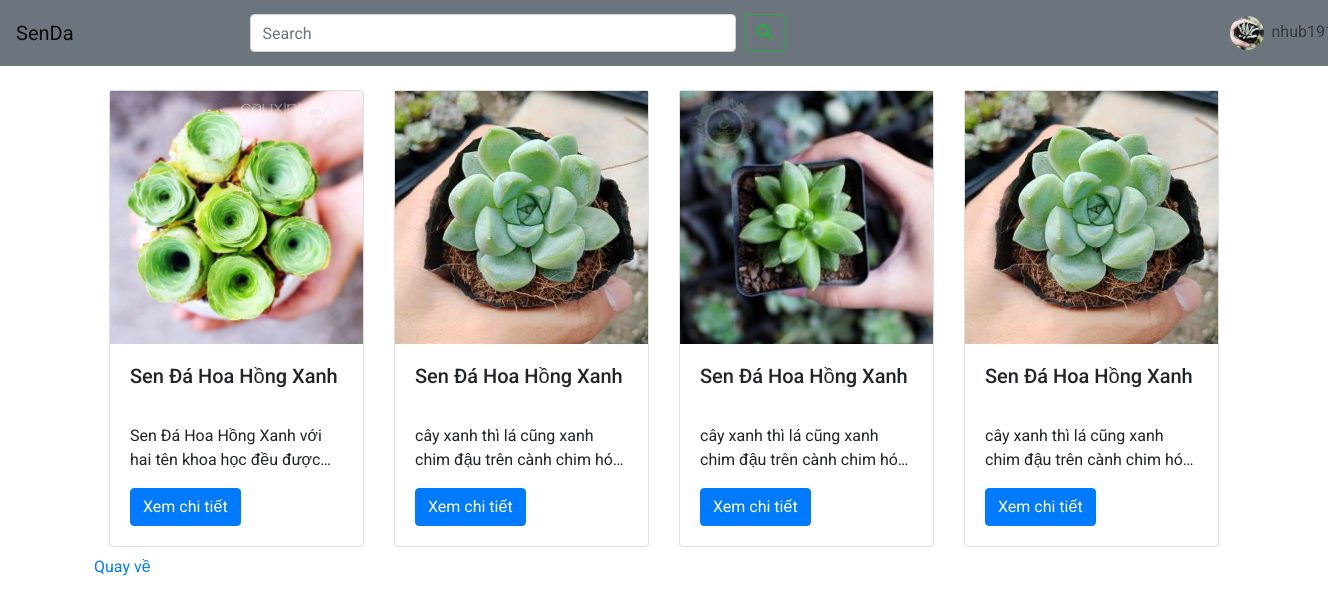
Page /app/pages/home.php?ten=Sen Đá Hoa Hồng Xanh (signed in) on the committed database.
### tables this page shows
CREATE TABLE `user` (
  `id` int(10) UNSIGNED NOT NULL,
  `username` varchar(50) NOT NULL,
  `password` varchar(50) NOT NULL,
  `avt` varchar(255) NOT NULL
);

CREATE TABLE `senda` (
  `id` int(5) UNSIGNED NOT NULL,
  `avt` varchar(255) NOT NULL,
  `ten` varchar(20) NOT NULL,
  `mau_sac` varchar(255) NOT NULL,
  `kich_thuoc` text NOT NULL,
  `hinh_dang` varchar(255) NOT NULL,
  `dac_tinh` text NOT NULL,
  `y_nghia` text NOT NULL
);

### app/curd/executeUser.php (called while the page is built, shortened)
<?php
function findUser($username)
{
    require "../config/connect.php";
    $sql = "SELECT * FROM `user` WHERE `username` = '$username'";
    $result = $conn->query($sql);
    if ($result) {
        $data = $result->fetch_assoc();
    }
    return $data;
}

### app/curd/search.php (the view, shortened to what this page needs)
<?php
function showSearch($data)
{
    require "../config/connect.php";
    $sql = "SELECT * FROM senda WHERE ten like '%$data%' ";
    $result = $conn->query($sql);
    if ($result->num_rows > 0) {
        while ($row = $result->fetch_assoc()) {
            echo '
                    <div class="col-lg-3 col-md-12 mb-2">
                        <div class="card card-' . $row['id'] . '">
                            <img src=" ' . $row['avt'] . '" class="img-fuild" style="height:20%" alt=" ' . $row['ten'] . '">
                            <div class="card-body">
                                <h5 class="card-title text-fix-title"> ' . $row['ten'] . ' </h5>
                                <p class="card-text text-fix">' . $row['dac_tinh'] . '</p>
                                <a href="detail.php?id=' . $row['id'] . '" class="btn btn-primary">Xem chi tiết</a>
                            </div>
                        </div>
                    </div>
                ';
        }
        echo '<div class="row">
                    <div class="col-md-12 col-lg-12 text-center "><p class=""><a href="home.php">Quay về</a></p></div>
            </div>';
    } else {
        echo '<p>Không có kêt quả cần tìm <a href="home.php">Quay về</a></p>';
    }
}

### app/pages/home.php (shortened to what this page needs)
<?php
require("../../bootstrap.php");
require('../curd/executeUser.php');
if (isset($_COOKIE['user'])) {
    $user = findUser($_COOKIE['user']);
    $avt = $user['avt'];
}
?>
<!DOCTYPE html>
<html lang="en">
<head>
    <link rel="stylesheet" href="../../assets/css/style.css">
    <link rel="stylesheet" href="../../assets/icon/fontawesome-free-6.0.0-web/css/all.min.css">
</head>
<body>
    <div class="container-fuild">
        <nav class="navbar navbar-expand-lg navbar-light bg-secondary">
            <a class="navbar-brand" href="home.php">SenDa</a>
            <form class="form-inline my-2 my-lg-0 ml-16 w-75" action="home.php?ten" method="get">
                <input class="form-control mr-sm-2 mw-custom" type="search" placeholder="Search" aria-label="Search" name="ten" id="search">
                <button class="icon-search btn btn-outline-success my-2 my-sm-0" type="submit">
                    <i class="fa-solid fa-magnifying-glass"></i></button>
            </form>
            <div class="collapse navbar-collapse" id="navbarSupportedContent">
                <ul class="navbar-nav mr-3">
                    <?php if (isset($_COOKIE['user'])) { ?>
                        <li class="nav-item dropdown">
                            <a class="nav-link dropdown-toggle" style="width: 50px;" href="#" id="navbarDropdown" role="button" data-toggle="dropdown" aria-expanded="false">
                                <img class="rounded-circle w-100 mr-2" src="<?php echo $avt ? $avt : "../../assets/avt/default.png" ?>" alt="avt"><?php echo $_COOKIE['user'] ?>
                            </a>
                        </li>
                    <?php } else  echo '<a class="btn btn-info" href="welcome.php">Đăng nhập</a>' ?>
                </ul>
            </div>
        </nav>
    </div>
    <div class="container">
        <div class="mt-4">
            <div class="row">
                <?php
                require('../curd/search.php');
                if (isset($_GET['ten'])) {
                    $data = $_GET['ten'];
                    showSearch($data);
                } else {
                    showAll();
                }
                ?>
            </div>
        </div>
    </div>
</body>
</html>

### assets/css/style.css (style rules this page uses)
body { font-family: "Roboto", sans-serif; }
.ml-16 { margin-left: 10rem; }
.mw-custom { width: 50% !important; }
.text-fix-title { min-height: 3rem; }
.text-fix { overflow: hidden; text-overflow: ellipsis; display: -webkit-box; -webkit-line-clamp: 2; -webkit-box-orient: vertical; }

### rows in the picture
user: avt (picture)
senda: avt (picture), ten "Sen Đá Hoa Hồng Xanh", dac_tinh "Sen Đá Hoa Hồng Xanh với hai tên khoa học đều…"
senda: avt (picture), ten "Sen Đá Hoa Hồng Xanh", dac_tinh "cây xanh thì lá cũng xanh chim đậu trên cành chim…"
senda: avt (picture), ten "Sen Đá Hoa Hồng Xanh", dac_tinh "cây xanh thì lá cũng xanh chim đậu trên cành chim…"
senda: avt (picture), ten "Sen Đá Hoa Hồng Xanh", dac_tinh "cây xanh thì lá cũng xanh chim đậu trên cành chim…"
